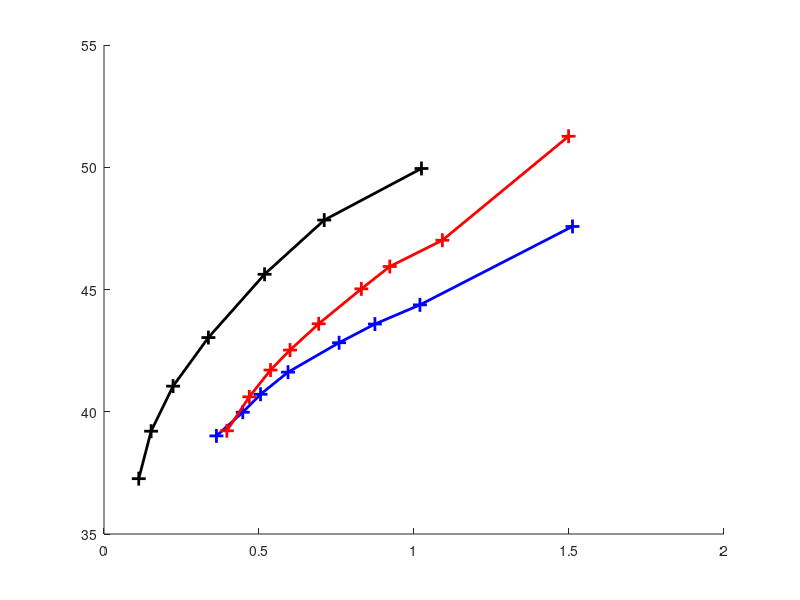

Source code (MATLAB):
% %no optimazytion
% x1=[0.2273,0.4490,0.6258,0.7383,1.6301];
% y1=[28.5568,32.3619,33.5356,34.1676,37.2377];
% x2=[0.4445,0.9504,1.2110,1.3827,2.4177];
% y2=[27.9174,32.5002,33.8487,34.6259,38.4936];
% %optimazation with hevc 16x16 transform
% x3=[0.1777,0.3397,0.6230,1.0919,1.7001,2.5872];
% y3=[29.0873,30.8997,32.9785,35.5084,38.3089,41.1182];
% %optimazation with hevc 8x8 transform
% x4=[0.2625,0.3754,0.6209,1.0503,1.7348,2.6225];
% y4=[29.5137,31.5420,33.4331,35.5990,38.0767,40.7376];
clc
clear all
close all
load op_16.mat
x1=BR_mean;
y1=PSNR_mean;
x2=BR_still;
y2=PSNR_still;
load noah.mat
BR_still_noah=[0.3963,0.4687,0.5371,0.6001,0.6926,0.8302,0.9219,1.0915,1.4987];
PSNR_still_noah=[39.2211,40.6103,41.7053,42.5229,43.5981,45.0267,45.9407,47.0143,51.2677];

figure('units','normalized','outerposition',[0 0 1 1])
hold on

plot(BR_mean_noah(1:8),PSNR_mean_noah(1:8),'b+-','MarkerSize',10,'LineWidth',2);
plot(BR_still_noah,PSNR_still_noah,'r+-','MarkerSize',10,'LineWidth',2);
%plot(x1,y1,'black+-','MarkerSize',10,'LineWidth',2);
plot(x2,y2,'black+-','MarkerSize',10,'LineWidth',2);
